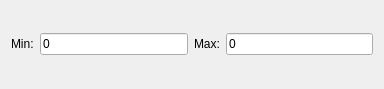
<?xml version="1.0" encoding="UTF-8"?>
<ui version="4.0">
 <class>Form</class>
 <widget class="QWidget" name="Form">
  <property name="geometry">
   <rect>
    <x>0</x>
    <y>0</y>
    <width>384</width>
    <height>89</height>
   </rect>
  </property>
  <property name="maximumSize">
   <size>
    <width>400</width>
    <height>16777215</height>
   </size>
  </property>
  <property name="windowTitle">
   <string>Form</string>
  </property>
  <layout class="QGridLayout" name="gridLayout">
   <item row="0" column="0" colspan="2">
    <layout class="QHBoxLayout" name="horizontalLayout">
     <item>
      <widget class="QLabel" name="label">
       <property name="text">
        <string>Min:</string>
       </property>
      </widget>
     </item>
     <item>
      <widget class="QLineEdit" name="minText">
       <property name="toolTip">
        <string>&lt;html&gt;&lt;head/&gt;&lt;body&gt;&lt;p&gt;Minimum value to display for this axis.&lt;/p&gt;&lt;/body&gt;&lt;/html&gt;</string>
       </property>
       <property name="text">
        <string>0</string>
       </property>
      </widget>
     </item>
     <item>
      <widget class="QLabel" name="label_2">
       <property name="text">
        <string>Max:</string>
       </property>
      </widget>
     </item>
     <item>
      <widget class="QLineEdit" name="maxText">
       <property name="toolTip">
        <string>&lt;html&gt;&lt;head/&gt;&lt;body&gt;&lt;p&gt;Maximum value to display for this axis.&lt;/p&gt;&lt;/body&gt;&lt;/html&gt;</string>
       </property>
       <property name="text">
        <string>0</string>
       </property>
      </widget>
     </item>
    </layout>
   </item>
  </layout>
 </widget>
 <resources/>
 <connections/>
</ui>
